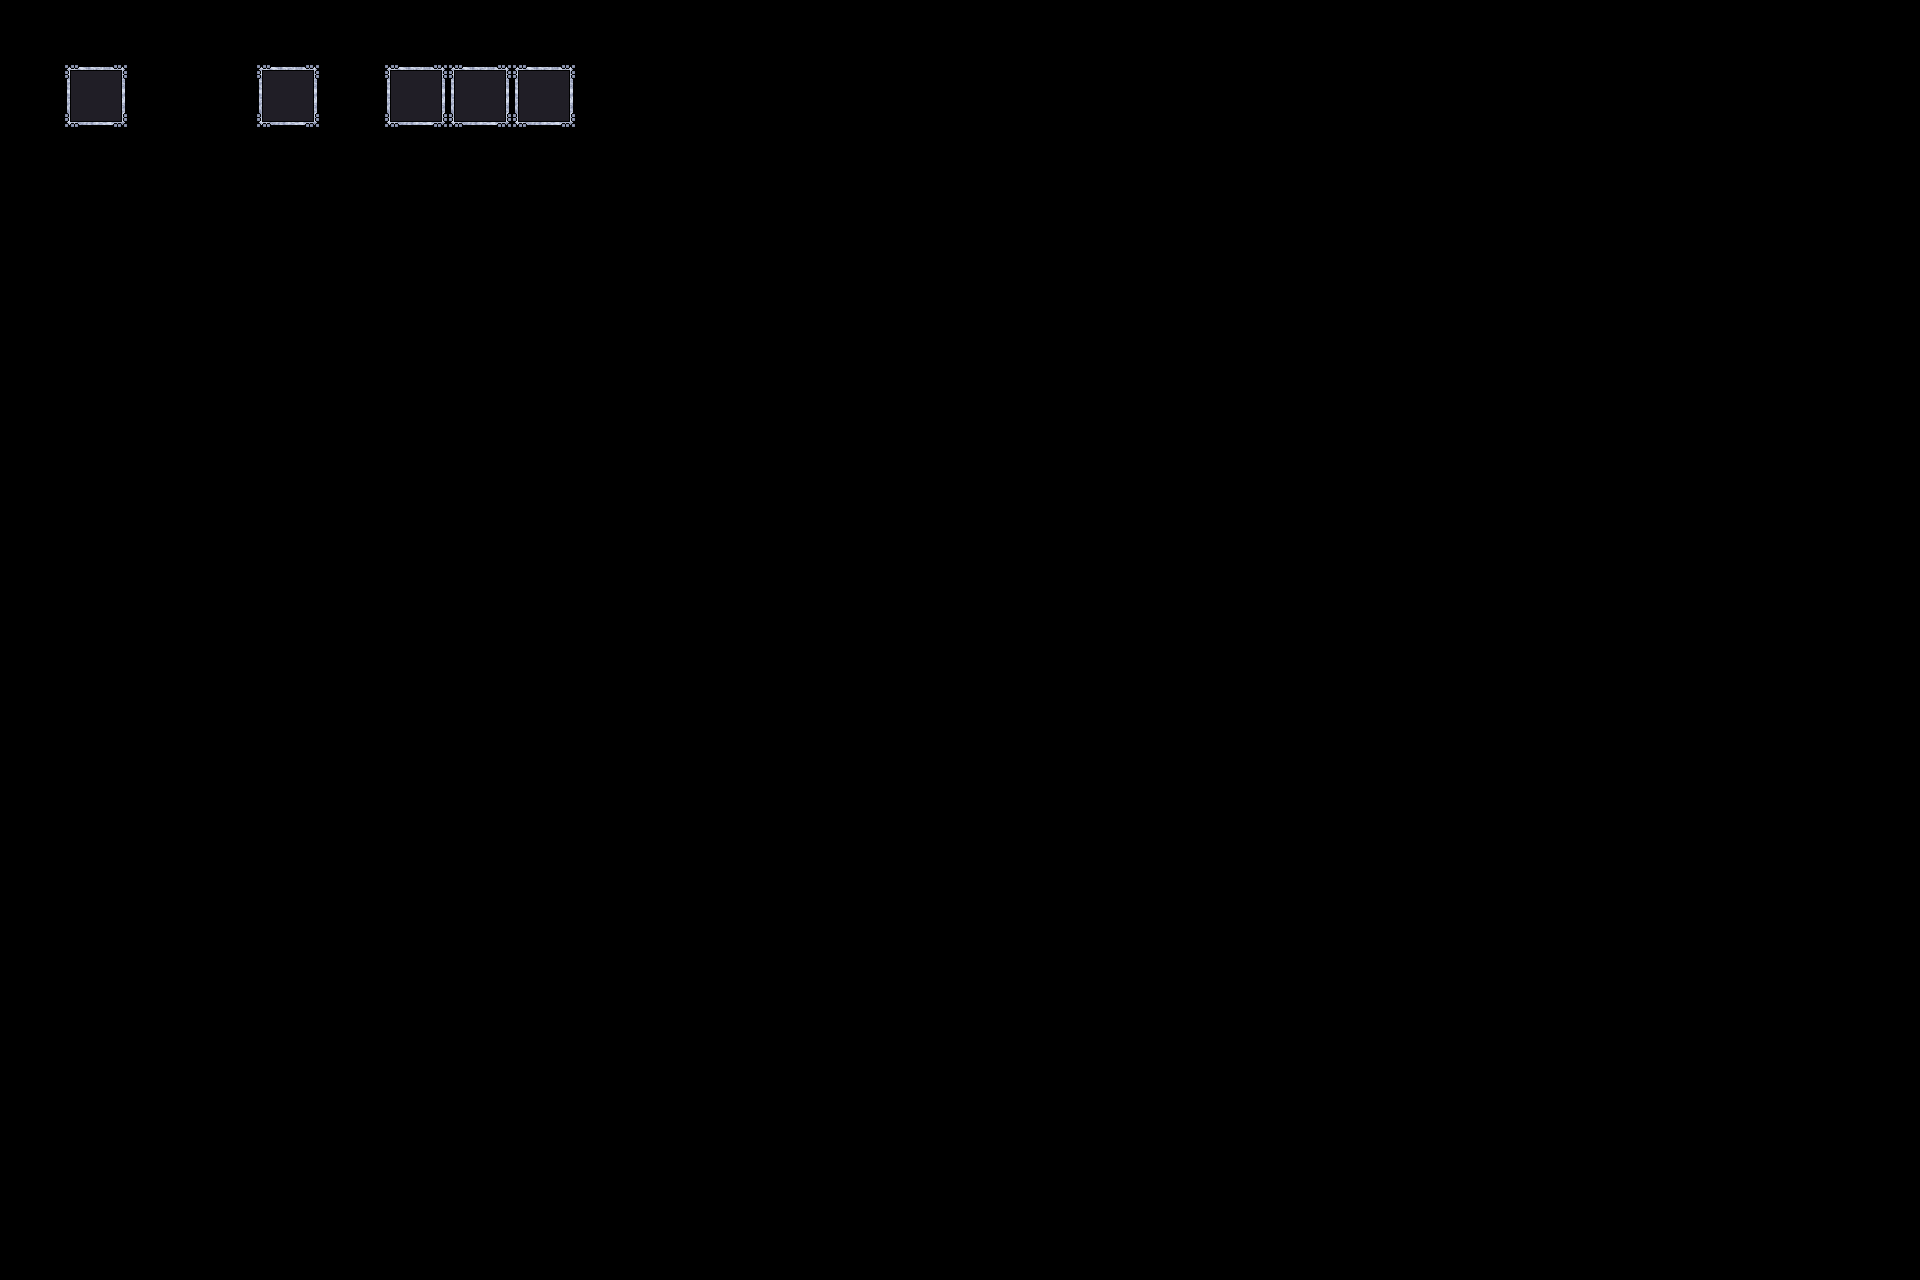

Tiled map render using the project's own tile images. Description and the whole map definition, tile-layer contents included, below:
An orthogonal 30x20 tile map with 64x64 px tiles, 1 tile layer (Tile Layer 1).

<map version="1.10" tiledversion="1.11.0" orientation="orthogonal" renderorder="right-down" width="30" height="20" tilewidth="64" tileheight="64" infinite="0" nextlayerid="2" nextobjectid="1">
 <tileset firstgid="1" source="Shape_tile.tsx" />
 <layer id="1" name="Tile Layer 1" width="30" height="20">
  <data encoding="csv">
0,0,0,0,0,0,0,0,0,0,0,0,0,0,0,0,0,0,0,0,0,0,0,0,0,0,0,0,0,0,
0,1,0,0,1,0,1,1,1,0,0,0,0,0,0,0,0,0,0,0,0,0,0,0,0,0,0,0,0,0,
0,0,0,0,0,0,0,0,0,0,0,0,0,0,0,0,0,0,0,0,0,0,0,0,0,0,0,0,0,0,
0,0,0,0,0,0,0,0,0,0,0,0,0,0,0,0,0,0,0,0,0,0,0,0,0,0,0,0,0,0,
0,0,0,0,0,0,0,0,0,0,0,0,0,0,0,0,0,0,0,0,0,0,0,0,0,0,0,0,0,0,
0,0,0,0,0,0,0,0,0,0,0,0,0,0,0,0,0,0,0,0,0,0,0,0,0,0,0,0,0,0,
0,0,0,0,0,0,0,0,0,0,0,0,0,0,0,0,0,0,0,0,0,0,0,0,0,0,0,0,0,0,
0,0,0,0,0,0,0,0,0,0,0,0,0,0,0,0,0,0,0,0,0,0,0,0,0,0,0,0,0,0,
0,0,0,0,0,0,0,0,0,0,0,0,0,0,0,0,0,0,0,0,0,0,0,0,0,0,0,0,0,0,
0,0,0,0,0,0,0,0,0,0,0,0,0,0,0,0,0,0,0,0,0,0,0,0,0,0,0,0,0,0,
0,0,0,0,0,0,0,0,0,0,0,0,0,0,0,0,0,0,0,0,0,0,0,0,0,0,0,0,0,0,
0,0,0,0,0,0,0,0,0,0,0,0,0,0,0,0,0,0,0,0,0,0,0,0,0,0,0,0,0,0,
0,0,0,0,0,0,0,0,0,0,0,0,0,0,0,0,0,0,0,0,0,0,0,0,0,0,0,0,0,0,
0,0,0,0,0,0,0,0,0,0,0,0,0,0,0,0,0,0,0,0,0,0,0,0,0,0,0,0,0,0,
0,0,0,0,0,0,0,0,0,0,0,0,0,0,0,0,0,0,0,0,0,0,0,0,0,0,0,0,0,0,
0,0,0,0,0,0,0,0,0,0,0,0,0,0,0,0,0,0,0,0,0,0,0,0,0,0,0,0,0,0,
0,0,0,0,0,0,0,0,0,0,0,0,0,0,0,0,0,0,0,0,0,0,0,0,0,0,0,0,0,0,
0,0,0,0,0,0,0,0,0,0,0,0,0,0,0,0,0,0,0,0,0,0,0,0,0,0,0,0,0,0,
0,0,0,0,0,0,0,0,0,0,0,0,0,0,0,0,0,0,0,0,0,0,0,0,0,0,0,0,0,0,
0,0,0,0,0,0,0,0,0,0,0,0,0,0,0,0,0,0,0,0,0,0,0,0,0,0,0,0,0,0
</data>
 </layer>
</map>
